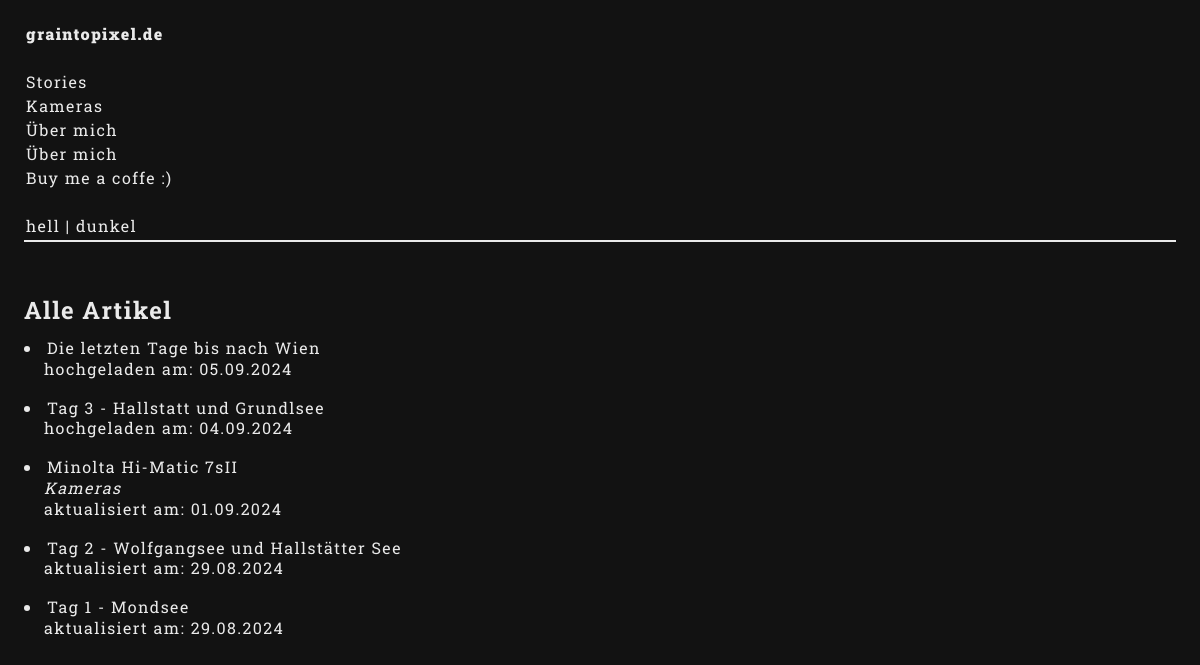
The app's page /, older data.
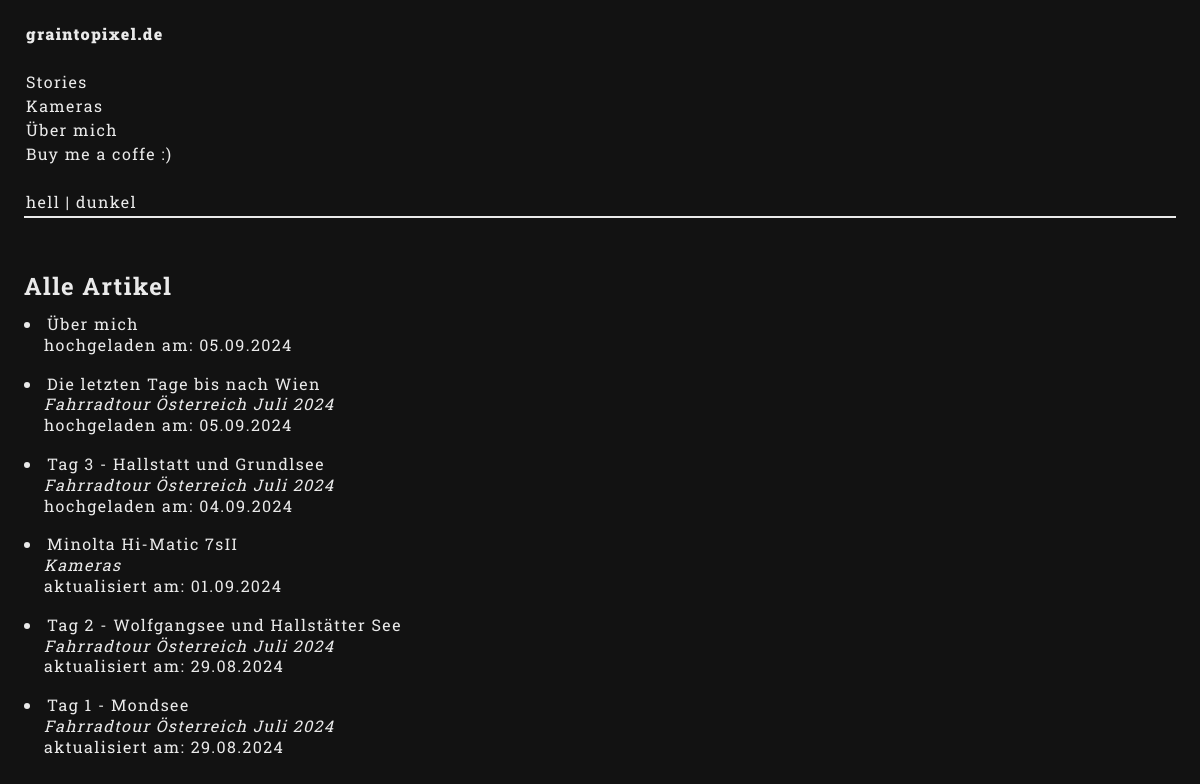
The same page, newer data.
### posts/models.py (models this page shows, shortened)
class Category(models.Model):
    title = models.CharField(max_length=5000)

class Article(models.Model):
    html_template = models.CharField(max_length=5000,  blank=True, choices=[
        ('article_template01.html', 'Story, links Text, rechts Bilder'),
        ('article_template02.html', 'Artikel, links Text, rechts Bilder'),
        ('article_template03.html', 'Artikel, Text, Bild, Tabelle'),
        ('article_template04.html', 'Artikel, Objektiv'),
        ('article_template05.html', 'Artikel, nur Intro'),
    ])
    category = models.ForeignKey(Category, on_delete=models.CASCADE, null=True, blank=True)
    title = models.CharField(max_length=5000)
    intro_text = RichTextField(null=True, blank=True)
    seperated_texts = models.TextField(max_length=1000000, null=True, blank=True)
    images = models.ManyToManyField(Image, through='ArticleImage', related_name='articles')
    author = models.CharField(max_length=5000, default='Oskar Antretter', null=True)
    created_at = models.DateTimeField(default=datetime.now, blank=True)
    updated_at = models.DateTimeField(default=datetime.now, blank=True)

class Story(models.Model):
    title = models.CharField(max_length=5000, null=True, blank=True)
    first_chapter = models.ForeignKey(Article, on_delete=models.CASCADE, null=True, blank=True)
    chapters = models.ManyToManyField(Article, related_name='articles', null=True, blank=True)

### posts/views.py (the view)
# urls.py: path('', views.index, name='index'),
def index(request):
    categories = Category.objects.all()
    articles = Article.objects.all().order_by('-updated_at')
    stories = Story.objects.all()
    return render(request, 'index.html', {
        'articles': articles,
        'stories': stories,
        'categories': categories,
    })

### templates/index.html (shortened to what this page needs)
{%load static%}
<!DOCTYPE html>
<html lang="de">
<head>
    <link rel="stylesheet" href="{% static 'css/style.css' %}">
</head>
<body>
    <div class="wrapper">
        <div class="menu-section">
            <table>
                <tr>
                    <td class="main-nav">
                        <div>
                            <nav>
                                <a class="bold-text" href="/">graintopixel.de</a>
                                <br>
                                <br>
                                <a href="category/stories">Stories</a>
                                <br>
                                {% for category in categories %}
                                {% if category.id is not 12 %}
                                <a href="category/{{category.title}}">{{category.title}}</a>
                                <br>
                                {%endif%}
                                {% endfor %}
                                <a href="/uebermich/18">Über mich</a><br>
                                <a href="https://paypal.me/oskarantretter1">Buy me a coffe :)</a><br>
                                <br>
                                <a onclick="styleBright()">hell</a>&nbsp;|&nbsp;<a onclick="styleDark()">dunkel</a>
                            </nav>
                        </div>
                    </td>
                </tr>
            </table>
        </div>
        <div class="content-preview-section">
            <h2>Alle Artikel</h2>
            <ul class="content-list-mobile">
                {% for article in articles %}
                <li>
                    {% if article.category.id is not 12 and article.category%}
                        {% if article.updated_at > article.created_at %}
                            <a href="category/{{article.category.title}}/article/{{article.id}}">{{article.title}} <br> <span class="italic">{{article.category.title}}</span> <br> aktualisiert am: {{article.updated_at|date:"d.m.Y"}}</a>
                        {% else %}
                            <a href="category/{{article.category.title}}/article/{{article.id}}">{{article.title}} <br> <span class="italic">{{article.category.title}}</span> <br> hochgeladen am: {{article.created_at|date:"d.m.Y"}}</a>
                        {% endif %}
                    {% elif article.category.id is not 12 %}
                        {% if article.updated_at > article.created_at %}
                            <a href="/uebermich/18">{{article.title}} <br> aktualisiert am: {{article.updated_at|date:"d.m.Y"}}</a>
                        {% else %}
                            <a href="/uebermich/18">{{article.title}} <br> hochgeladen am: {{article.created_at|date:"d.m.Y"}}</a>
                        {% endif %}
                    {% else %}
                        {% for story in stories %}
                            {% for chapter in story.chapters.all %}
                                {% if chapter.title and chapter.id == article.id %}
                                    {% if article.updated_at > article.created_at %}
                                        <a href="/story/{{story.id}}/article/{{article.id}}">{{article.title}} <br> <span class="italic">{{story.title}}</span><br> aktualisiert am: {{article.updated_at|date:"d.m.Y"}}</a>
                                    {% else %}
                                        <a href="/story/{{story.id}}/article/{{article.id}}">{{article.title}} <br> <span class="italic">{{story.title}}</span><br> hochgeladen am: {{article.created_at|date:"d.m.Y"}}</a>
                                    {% endif %}
                                {% endif %}
                            {% endfor %}
                        {% endfor %}
                    {% endif %}
                </li>
                {% endfor %}
            </ul>
            <br>
        </div>
    </div>
</body>
</html>

Row changes from the older to the newer data that the page shows:
removed Category: title "Über mich"
added Article: title "Über mich", created_at "05.09.2024", shown under "Alle Artikel"
changed Article "Die letzten Tage bis nach Wien": category_id empty → 12 (drawn); title "Die letzten Tage bis nach Wien" → (not shown); created_at "05.09.2024" → (not shown)
now on this page (row unchanged): Story: title "Fahrradtour Österreich Juli 2024", Article (title "Die letzten Tage bis nach Wien", created_at "05.09.2024"), Article (title "Tag 3 - Hallstatt und Grundlsee", created_at "04.09.2024"), Article (title "Tag 2 - Wolfgangsee und Hallstätter See", updated_at "29.08.2024"), Article (title "Tag 1 - Mondsee", updated_at "29.08.2024")
changed Article "Tag 3 - Hallstatt und Grundlsee": category_id empty → 12 (drawn); title "Tag 3 - Hallstatt und Grundlsee" → (not shown); created_at "04.09.2024" → (not shown)
changed Article "Tag 2 - Wolfgangsee und Hallstätter See": category_id empty → 12 (drawn); title "Tag 2 - Wolfgangsee und Hallstätter See" → (not shown); updated_at "29.08.2024" → (not shown)
changed Article "Tag 1 - Mondsee": category_id empty → 12 (drawn); title "Tag 1 - Mondsee" → (not shown); updated_at "29.08.2024" → (not shown)
